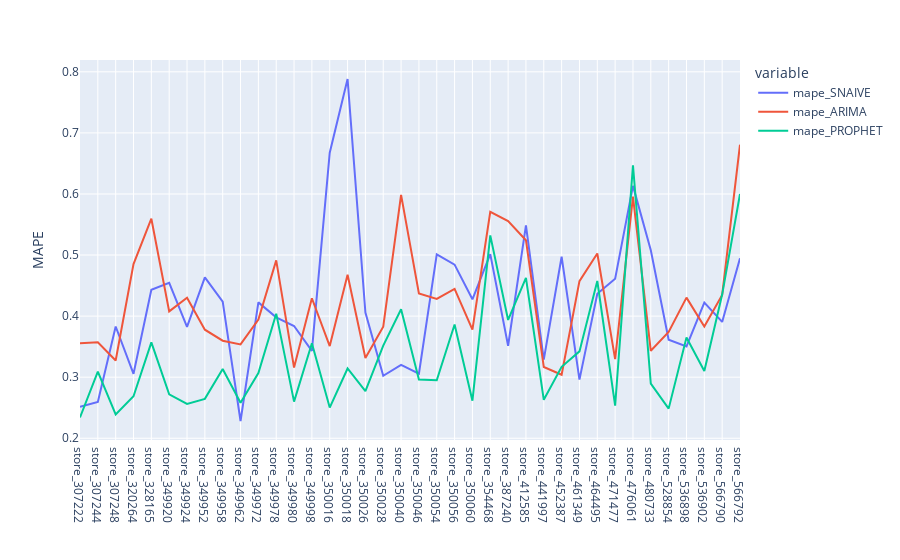

Here is the notebook cell this chart was saved with:
### Code cell
fig = score_ALL[['mape_SNAIVE', 'mape_ARIMA', 'mape_PROPHET']].plot()
fig.update_xaxes(title_text='')
fig.update_yaxes(title_text='MAPE')

### Figure 1 — Plotly figure (JSON) as saved in the notebook; plotly's stock layout.template omitted (floating-point values rounded to 4 significant figures)
{"data": [{"hovertemplate": "variable=mape_SNAIVE<br>store=%{x}<br>value=%{y}<extra></extra>", "legendgroup": "mape_SNAIVE", "line": {"color": "#636efa", "dash": "solid"}, "marker": {"symbol": "circle"}, "mode": "lines", "name": "mape_SNAIVE", "orientation": "v", "showlegend": true, "type": "scatter", "x": ["store_307222", "store_307244", "store_307248", "store_320264", "store_328165", "store_349920", "store_349924", "store_349952", "store_349958", "store_349962", "store_349972", "store_349978", "store_349980", "store_349998", "store_350016", "store_350018", "store_350026", "store_350028", "store_350040", "store_350046", "store_350054", "store_350056", "store_350060", "store_354468", "store_387240", "store_412585", "store_441997", "store_452387", "store_461349", "store_464495", "store_471477", "store_476061", "store_480733", "store_528854", "store_536898", "store_536902", "store_566790", "store_566792"], "xaxis": "x", "y": [0.2515, 0.2595, 0.383, 0.3055, 0.443, 0.4545, 0.3822, 0.4635, 0.4237, 0.2282, 0.4225, 0.398, 0.3838, 0.343, 0.6675, 0.7882, 0.4057, 0.3022, 0.32, 0.3057, 0.501, 0.4843, 0.4275, 0.5015, 0.3515, 0.5485, 0.3287, 0.4972, 0.296, 0.4365, 0.4613, 0.6133, 0.5077, 0.3613, 0.3503, 0.422, 0.3905, 0.4948], "yaxis": "y"}, {"hovertemplate": "variable=mape_ARIMA<br>store=%{x}<br>value=%{y}<extra></extra>", "legendgroup": "mape_ARIMA", "line": {"color": "#EF553B", "dash": "solid"}, "marker": {"symbol": "circle"}, "mode": "lines", "name": "mape_ARIMA", "orientation": "v", "showlegend": true, "type": "scatter", "x": ["store_307222", "store_307244", "store_307248", "store_320264", "store_328165", "store_349920", "store_349924", "store_349952", "store_349958", "store_349962", "store_349972", "store_349978", "store_349980", "store_349998", "store_350016", "store_350018", "store_350026", "store_350028", "store_350040", "store_350046", "store_350054", "store_350056", "store_350060", "store_354468", "store_387240", "store_412585", "store_441997", "store_452387", "store_461349", "store_464495", "store_471477", "store_476061", "store_480733", "store_528854", "store_536898", "store_536902", "store_566790", "store_566792"], "xaxis": "x", "y": [0.3555, 0.357, 0.3272, 0.4853, 0.5595, 0.4078, 0.43, 0.3777, 0.3598, 0.3538, 0.3945, 0.4912, 0.3158, 0.4293, 0.351, 0.4677, 0.3315, 0.3828, 0.5985, 0.437, 0.4283, 0.4445, 0.378, 0.5707, 0.5555, 0.5242, 0.3167, 0.304, 0.4572, 0.5025, 0.3295, 0.5955, 0.3433, 0.374, 0.4303, 0.383, 0.4347, 0.6807], "yaxis": "y"}, {"hovertemplate": "variable=mape_PROPHET<br>store=%{x}<br>value=%{y}<extra></extra>", "legendgroup": "mape_PROPHET", "line": {"color": "#00cc96", "dash": "solid"}, "marker": {"symbol": "circle"}, "mode": "lines", "name": "mape_PROPHET", "orientation": "v", "showlegend": true, "type": "scatter", "x": ["store_307222", "store_307244", "store_307248", "store_320264", "store_328165", "store_349920", "store_349924", "store_349952", "store_349958", "store_349962", "store_349972", "store_349978", "store_349980", "store_349998", "store_350016", "store_350018", "store_350026", "store_350028", "store_350040", "store_350046", "store_350054", "store_350056", "store_350060", "store_354468", "store_387240", "store_412585", "store_441997", "store_452387", "store_461349", "store_464495", "store_471477", "store_476061", "store_480733", "store_528854", "store_536898", "store_536902", "store_566790", "store_566792"], "xaxis": "x", "y": [0.234, 0.309, 0.239, 0.2687, 0.357, 0.272, 0.2563, 0.2645, 0.3135, 0.258, 0.3068, 0.404, 0.26, 0.3555, 0.2502, 0.3142, 0.277, 0.3518, 0.4113, 0.296, 0.295, 0.3862, 0.2615, 0.5323, 0.3938, 0.4625, 0.263, 0.317, 0.3423, 0.4575, 0.2533, 0.647, 0.2895, 0.2485, 0.365, 0.31, 0.4353, 0.6], "yaxis": "y"}], "layout": {"legend": {"title": {"text": "variable"}, "tracegroupgap": 0}, "margin": {"t": 60}, "xaxis": {"anchor": "y", "domain": [0, 1], "title": {"text": ""}}, "yaxis": {"anchor": "x", "domain": [0, 1], "title": {"text": "MAPE"}}}}
